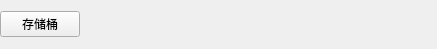
<?xml version="1.0" encoding="UTF-8"?>
<ui version="4.0">
 <class>BreadWidget</class>
 <widget class="QWidget" name="BreadWidget">
  <property name="geometry">
   <rect>
    <x>0</x>
    <y>0</y>
    <width>437</width>
    <height>49</height>
   </rect>
  </property>
  <property name="windowTitle">
   <string>Form</string>
  </property>
  <layout class="QHBoxLayout" name="horizontalLayout">
   <property name="leftMargin">
    <number>0</number>
   </property>
   <property name="topMargin">
    <number>0</number>
   </property>
   <property name="rightMargin">
    <number>0</number>
   </property>
   <property name="bottomMargin">
    <number>0</number>
   </property>
   <item>
    <widget class="QPushButton" name="pushButton">
     <property name="text">
      <string>存储桶</string>
     </property>
    </widget>
   </item>
   <item>
    <spacer name="horizontalSpacer">
     <property name="orientation">
      <enum>Qt::Horizontal</enum>
     </property>
     <property name="sizeHint" stdset="0">
      <size>
       <width>348</width>
       <height>20</height>
      </size>
     </property>
    </spacer>
   </item>
  </layout>
 </widget>
 <resources/>
 <connections/>
</ui>
